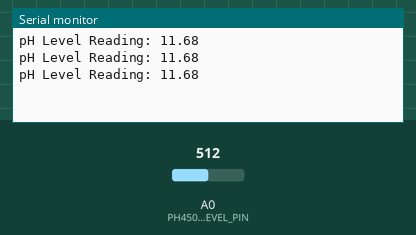
Simulated run of this sketch. Board: Arduino Uno, built with avr-gcc and run on an emulated ATmega328P. Parts: the last lines printed to the serial monitor. The test bench sets the inputs (shaded band); at power-on: A0 (PH4502C_PH_LEVEL_PIN) = 512.

Above: at 1.3 s.
1.4 s: A0 (PH4502C_PH_LEVEL_PIN) set to 716
At 1.9 s:
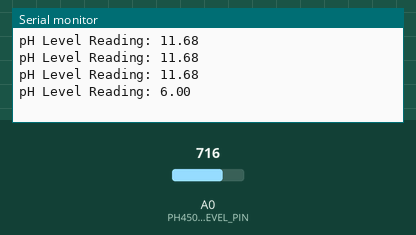
2.9 s: A0 (PH4502C_PH_LEVEL_PIN) set to 900
At 3.3 s:
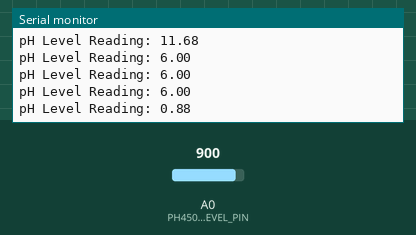
Timing chart, 0 to 5.9 s (numbered marks = the images above; inputs shaded):
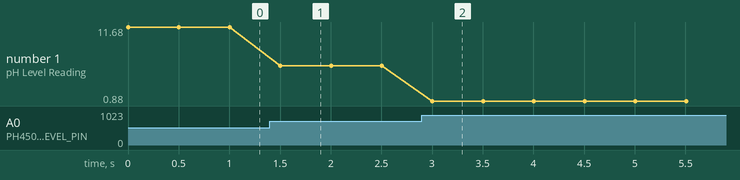

The sketch:

phMaalerFull.ino
```cpp
// Define the pH level pin and temperature pin
#define PH4502C_PH_LEVEL_PIN A0 // Po
#define PH4502C_TEMP_PIN A1 // To

float avgAr[] = {0. , 0. , 0. , 0. , 0. , 0. , 0. , 0. , 0. , 0.};
int avgLen = 10;
int avgInd = 0;

float x_0 = 677.;
float y_0 = 7.01;

float x_1 = 787.;
float y_1 = 4.01;

float a;
float b;

void setup() {

    Serial.begin(9600);

    a = (y_1 - y_0) / (x_1 - x_0);
    b = y_0 - a * x_0;

}

float linear( float x ){

    return (-5.7 * x *5.)/1024. + (21.34 + (7. - 2.41));

  //return a * x + b;

}

void loop() {

    // Read the pH level by average

    float indPh = analogRead( PH4502C_PH_LEVEL_PIN );

    indPh = linear(indPh);

    avgAr[avgInd] = indPh;

    avgInd++;
    avgInd %= avgLen;

    float ph = 0.;
    for(int i = 0; i < avgLen; i++){

        ph += avgAr[i];

    }

    ph /= float(avgLen);

    Serial.println("pH Level Reading: " + String( indPh ) );

    delay(500);
}
```

Measured:
- after the input at 1.4 s, the serial monitor: prints a new line after 0.10 s (image 1)
- after the input at 2.9 s, the serial monitor: prints a new line after 0.10 s (image 2)
- plotted number 1: 11.68 → 6 after the input at 1.4 s, 6 → 0.88 after the input at 2.9 s
